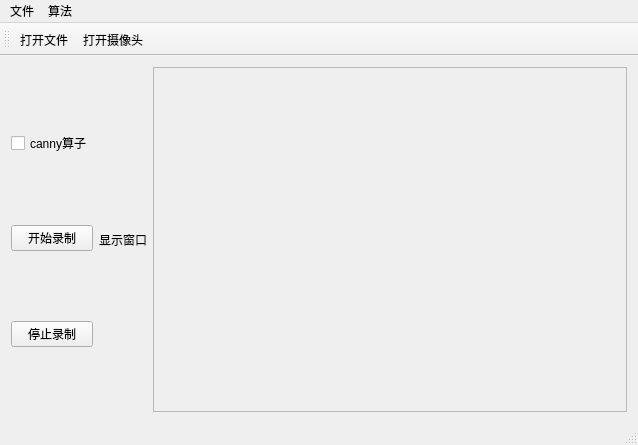
<?xml version="1.0" encoding="UTF-8"?>
<ui version="4.0">
 <class>MainWindow</class>
 <widget class="QMainWindow" name="MainWindow">
  <property name="geometry">
   <rect>
    <x>0</x>
    <y>0</y>
    <width>638</width>
    <height>445</height>
   </rect>
  </property>
  <property name="windowTitle">
   <string>MainWindow</string>
  </property>
  <widget class="QWidget" name="centralWidget">
   <layout class="QHBoxLayout" name="horizontalLayout" stretch="1,0,10">
    <item>
     <layout class="QVBoxLayout" name="verticalLayout">
      <item>
       <widget class="QCheckBox" name="check_canny">
        <property name="text">
         <string>canny算子</string>
        </property>
       </widget>
      </item>
      <item>
       <widget class="QPushButton" name="pushButton_start_rec">
        <property name="text">
         <string>开始录制</string>
        </property>
       </widget>
      </item>
      <item>
       <widget class="QPushButton" name="pushButton_stop_rec">
        <property name="text">
         <string>停止录制</string>
        </property>
       </widget>
      </item>
     </layout>
    </item>
    <item>
     <widget class="QLabel" name="pic_show">
      <property name="text">
       <string>显示窗口</string>
      </property>
     </widget>
    </item>
    <item>
     <widget class="QScrollArea" name="scrollArea">
      <property name="widgetResizable">
       <bool>true</bool>
      </property>
      <widget class="QWidget" name="scrollAreaWidgetContents">
       <property name="geometry">
        <rect>
         <x>0</x>
         <y>0</y>
         <width>479</width>
         <height>358</height>
        </rect>
       </property>
      </widget>
     </widget>
    </item>
   </layout>
  </widget>
  <widget class="QMenuBar" name="menuBar">
   <property name="geometry">
    <rect>
     <x>0</x>
     <y>0</y>
     <width>638</width>
     <height>23</height>
    </rect>
   </property>
   <widget class="QMenu" name="menu">
    <property name="title">
     <string>文件</string>
    </property>
    <addaction name="action_file_open"/>
    <addaction name="action_dir_open"/>
    <addaction name="action_files_open"/>
    <addaction name="action_cam_open"/>
   </widget>
   <widget class="QMenu" name="menu_2">
    <property name="title">
     <string>算法</string>
    </property>
    <addaction name="action_meanshift"/>
   </widget>
   <addaction name="menu"/>
   <addaction name="menu_2"/>
  </widget>
  <widget class="QToolBar" name="mainToolBar">
   <attribute name="toolBarArea">
    <enum>TopToolBarArea</enum>
   </attribute>
   <attribute name="toolBarBreak">
    <bool>false</bool>
   </attribute>
   <addaction name="action_file_open"/>
   <addaction name="action_cam_open"/>
  </widget>
  <widget class="QStatusBar" name="statusBar"/>
  <action name="action_file_open">
   <property name="text">
    <string>打开文件</string>
   </property>
  </action>
  <action name="action_dir_open">
   <property name="text">
    <string>打开文件夹</string>
   </property>
  </action>
  <action name="action_files_open">
   <property name="text">
    <string>打开多个文件</string>
   </property>
  </action>
  <action name="action_cam_open">
   <property name="text">
    <string>打开摄像头</string>
   </property>
  </action>
  <action name="action_meanshift">
   <property name="text">
    <string>meanshift</string>
   </property>
  </action>
 </widget>
 <layoutdefault spacing="6" margin="11"/>
 <resources/>
 <connections/>
</ui>
